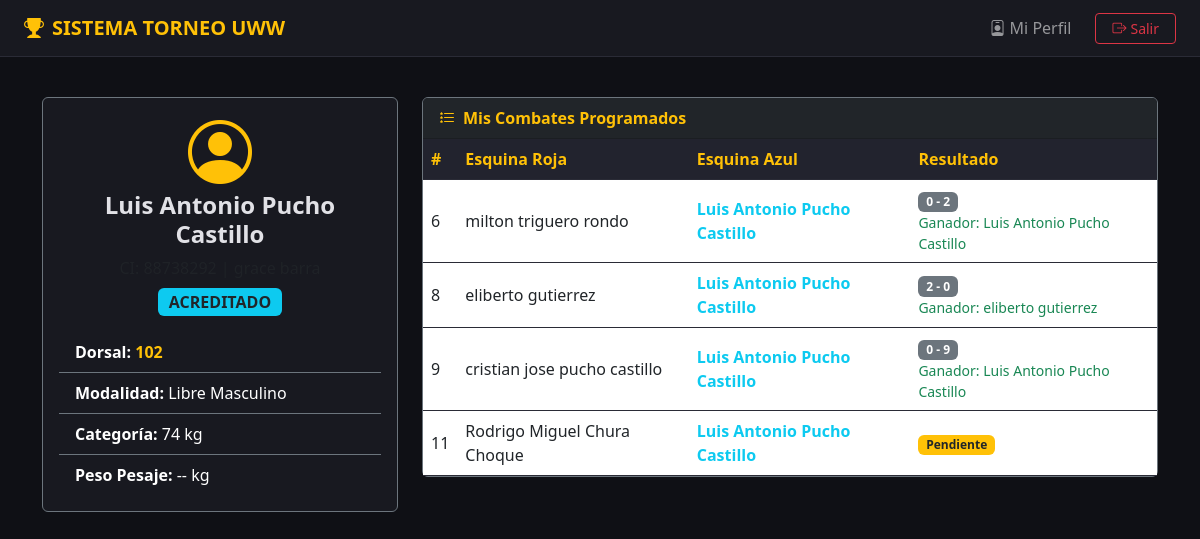
/atleta/perfil (signed in), run on the app's committed database.
### tables this page shows
CREATE TABLE atletas (
            id INTEGER PRIMARY KEY AUTOINCREMENT,
            usuario_id INTEGER,
            nombre_completo TEXT NOT NULL,
            ci TEXT NOT NULL,
            departamento TEXT NOT NULL,
            club TEXT NOT NULL,
            modalidad TEXT NOT NULL,
            categoria_peso TEXT NOT NULL,
            peso_inscripcion REAL NOT NULL,
            peso_oficial REAL DEFAULT 0,
            dorsal INTEGER DEFAULT NULL,
            estado TEXT DEFAULT 'PENDIENTE',
            FOREIGN KEY (usuario_id) REFERENCES usuarios (id)
        );

CREATE TABLE combates (
            id INTEGER PRIMARY KEY AUTOINCREMENT,
            tapiz TEXT DEFAULT 'Tapiz A',
            numero_combate INTEGER NOT NULL,
            ronda INTEGER DEFAULT 1,
            grupo TEXT DEFAULT 'Fase Unica',
            fase TEXT DEFAULT 'Grupos',
            modalidad TEXT NOT NULL,
            categoria_peso TEXT NOT NULL,
            atleta_rojo_id INTEGER,
            atleta_azul_id INTEGER,
            puntos_rojo INTEGER DEFAULT 0,
            puntos_azul INTEGER DEFAULT 0,
            ganador_id INTEGER DEFAULT NULL,
            tipo_victoria TEXT DEFAULT NULL,
            estado TEXT DEFAULT 'PROGRAMADO',
            arbitro TEXT DEFAULT '',
            juez TEXT DEFAULT '',
            jefe_tapiz TEXT DEFAULT '',
            FOREIGN KEY (atleta_rojo_id) REFERENCES atletas (id),
            FOREIGN KEY (atleta_azul_id) REFERENCES atletas (id),
            FOREIGN KEY (ganador_id) REFERENCES atletas (id)
        );

### app.py (the view)
@app.route('/atleta/perfil')
@login_required
def perfil_atleta():
    conn = get_db_connection()
    atleta = conn.execute('SELECT * FROM atletas WHERE usuario_id = ?', (session['user_id'],)).fetchone()
    combates = []
    if atleta:
        combates = conn.execute('''
            SELECT c.*,
                   r.nombre_completo AS rojo_nombre, a.nombre_completo AS azul_nombre,
                   g.nombre_completo AS ganador_nombre
            FROM combates c
            LEFT JOIN atletas r ON c.atleta_rojo_id = r.id
            LEFT JOIN atletas a ON c.atleta_azul_id = a.id
            LEFT JOIN atletas g ON c.ganador_id = g.id
            WHERE c.atleta_rojo_id = ? OR c.atleta_azul_id = ?
            ORDER BY c.ronda ASC
        ''', (atleta['id'], atleta['id'])).fetchall()
    conn.close()
    return render_template('atleta/perfil.html', atleta=atleta, combates=combates)

### app.py (called while the page is built)
def login_required(f):
    @wraps(f)
    def decorated_function(*args, **kwargs):
        if 'user_id' not in session:
            flash('Debes iniciar sesión para acceder.', 'warning')
            return redirect(url_for('login'))
        return f(*args, **kwargs)
    return decorated_function

def get_db_connection():
    _dir = os.path.dirname(os.path.abspath(DATABASE_PATH))
    if _dir:
        os.makedirs(_dir, exist_ok=True)
    conn = sqlite3.connect(DATABASE_PATH, timeout=15.0)
    conn.row_factory = sqlite3.Row
    conn.execute("PRAGMA journal_mode = WAL;")
    conn.execute("PRAGMA foreign_keys = ON;")
    conn.execute("PRAGMA busy_timeout = 5000;")
    conn.execute("PRAGMA synchronous = NORMAL;")
    return conn

### templates/atleta/perfil.html (shortened to what this page needs)
{% extends 'base.html' %}
{% block content %}
<div class="container py-3">
    {% if atleta %}
    <div class="row g-4 mb-4">
        <div class="col-md-4">
            <div class="card border-secondary text-center">
                <div class="card-body">
                    <i class="bi bi-person-circle display-3 text-warning mb-2"></i>
                    <h4 class="fw-bold">{{ atleta.nombre_completo }}</h4>
                    <p class="text-muted mb-2">CI: {{ atleta.ci }} | {{ atleta.club }}</p>
                    <span class="badge {% if atleta.estado == 'CONFIRMADO' %}bg-success{% elif atleta.estado == 'ACREDITADO' %}bg-info text-dark{% else %}bg-warning text-dark{% endif %} fs-6 mb-3">
                        {{ atleta.estado }}
                    </span>
                    <ul class="list-group list-group-flush text-start bg-transparent">
                        <li class="list-group-item bg-transparent text-white border-secondary">
                            <strong>Dorsal:</strong> <span class="text-warning fw-bold">{{ atleta.dorsal or 'Sin asignar' }}</span>
                        </li>
                        <li class="list-group-item bg-transparent text-white border-secondary">
                            <strong>Modalidad:</strong> {{ atleta.modalidad }}
                        </li>
                        <li class="list-group-item bg-transparent text-white border-secondary">
                            <strong>Categoría:</strong> {{ atleta.categoria_peso }}
                        </li>
                        <li class="list-group-item bg-transparent text-white border-secondary">
                            <strong>Peso Pesaje:</strong> {{ atleta.peso_oficial or '--' }} kg
                        </li>
                    </ul>
                </div>
            </div>
        </div>
        <div class="col-md-8">
            <div class="card border-secondary">
                <div class="card-header bg-dark text-warning fw-bold">
                    <i class="bi bi-list-stars me-2"></i>Mis Combates Programados
                </div>
                <div class="card-body p-0">
                    <div class="table-responsive">
                        <table class="table table-dark-custom align-middle mb-0">
                            <thead>
                                <tr>
                                    <th>#</th>
                                    <th>Esquina Roja</th>
                                    <th>Esquina Azul</th>
                                    <th>Resultado</th>
                                </tr>
                            </thead>
                            <tbody>
                                {% for c in combates %}
                                <tr>
                                    <td>{{ c.numero_combate }}</td>
                                    <td class="{% if c.atleta_rojo_id == atleta.id %}fw-bold text-danger{% endif %}">
                                        {{ c.rojo_nombre }}
                                    </td>
                                    <td class="{% if c.atleta_azul_id == atleta.id %}fw-bold text-info{% endif %}">
                                        {{ c.azul_nombre or 'Pase Directo' }}
                                    </td>
                                    <td>
                                        {% if c.estado == 'FINALIZADO' %}
                                            <span class="badge bg-secondary">{{ c.puntos_rojo }} - {{ c.puntos_azul }}</span>
                                            <small class="d-block text-success">Ganador: {{ c.ganador_nombre }}</small>
                                        {% else %}
                                            <span class="badge bg-warning text-dark">Pendiente</span>
                                        {% endif %}
                                    </td>
                                </tr>
                                {% else %}
                                <tr>
                                    <td colspan="4" class="text-center py-4 text-muted">Aún no se te ha asignado combate en el sorteo.</td>
                                </tr>
                                {% endfor %}
                            </tbody>
                        </table>
                    </div>
                </div>
            </div>
        </div>
    </div>
    {% else %}
    <div class="alert alert-warning text-center">
        No se encontraron datos asociados a tu usuario de atleta.
    </div>
    {% endif %}
</div>
{% endblock %}

### templates/base.html (style rules this page uses)
body { background-color: #0f1015; color: #e1e1e6; font-family: 'Segoe UI', Tahoma, Geneva, Verdana, sans-serif; }
.card { background-color: #181920; color: #e1e1e6; border: 1px solid #2a2b36; }
.table-dark-custom { background-color: #181920; color: #e1e1e6; }
.table-dark-custom th { background-color: #22232e; border-color: #2a2b36; color: #ffc107; }
.table-dark-custom td { border-color: #2a2b36; }

### data on the page
atletas: nombre_completo "Luis Antonio Pucho Castillo", estado "ACREDITADO", dorsal "102", modalidad "Libre Masculino", categoria_peso "74 kg", peso_oficial "--"
combates: numero_combate "6", rojo_nombre "milton triguero rondo", nombre_completo "Luis Antonio Pucho Castillo", puntos_rojo "0", puntos_azul "2", ganador_nombre "Luis Antonio Pucho Castillo"
combates: numero_combate "8", rojo_nombre "eliberto gutierrez", nombre_completo "Luis Antonio Pucho Castillo", puntos_rojo "2", puntos_azul "0", ganador_nombre "eliberto gutierrez"
combates: numero_combate "9", rojo_nombre "cristian jose pucho castillo", nombre_completo "Luis Antonio Pucho Castillo", puntos_rojo "0", puntos_azul "9", ganador_nombre "Luis Antonio Pucho Castillo"
combates: numero_combate "11", rojo_nombre "Rodrigo Miguel Chura Choque", nombre_completo "Luis Antonio Pucho Castillo", estado "Pendiente"
